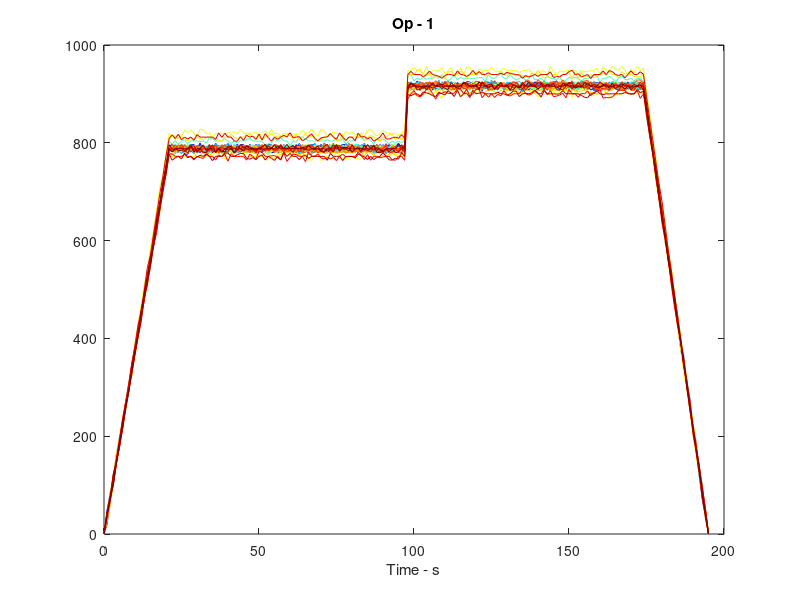
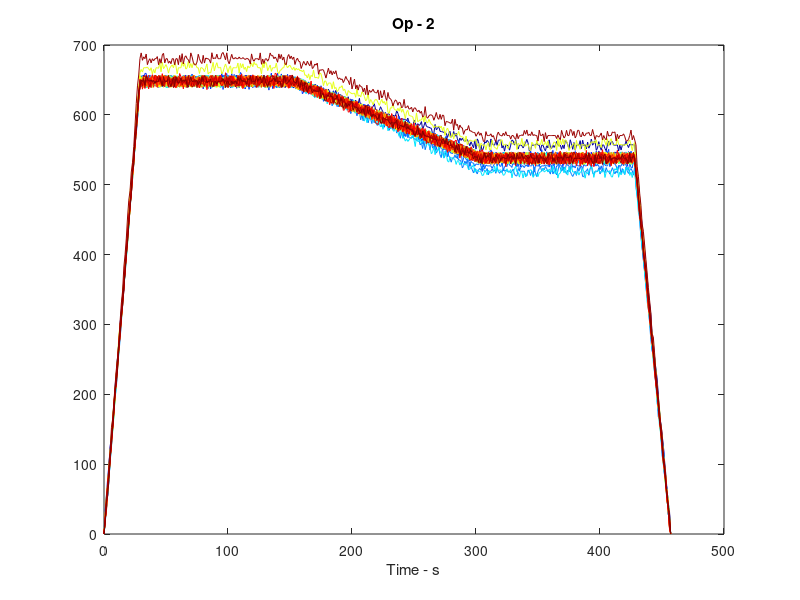
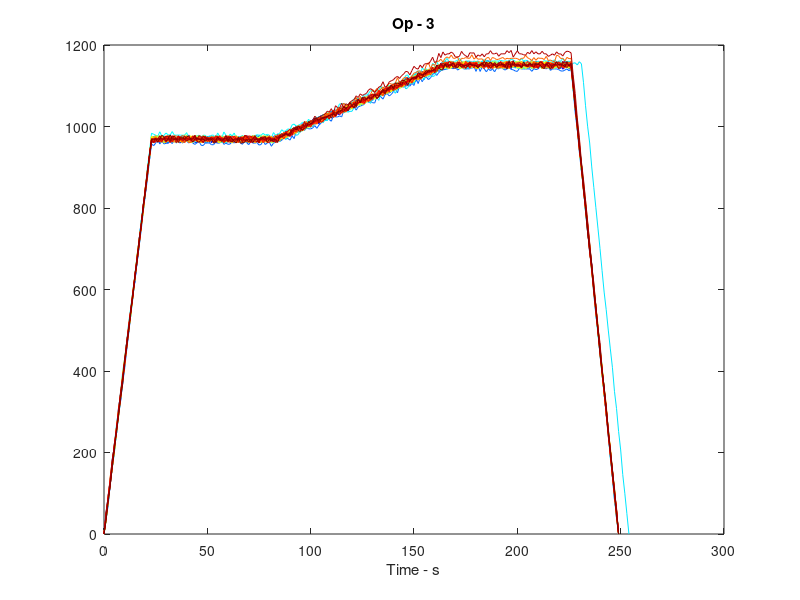
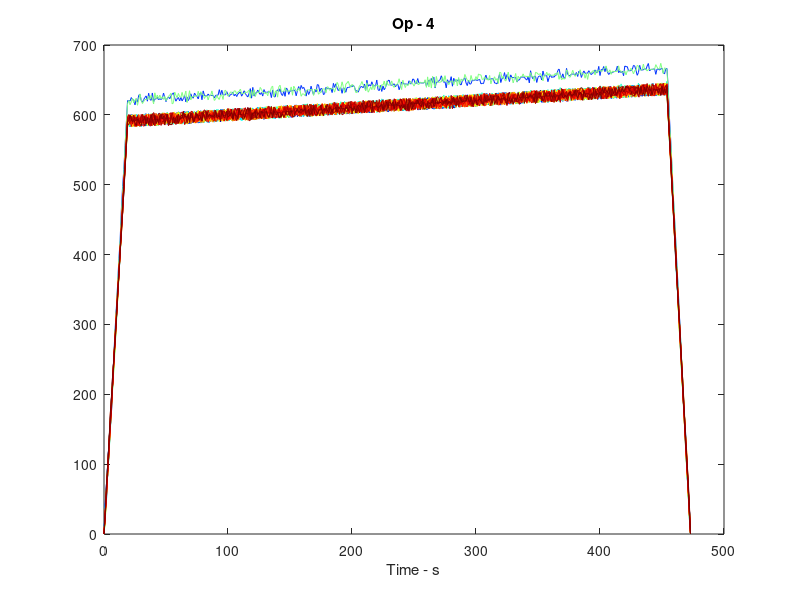

These charts were generated, in order, by the following MATLAB code:
clear all
close all
clc
%%
periodos=40;
ops=6;
time_op=[2*60,10*60];
mean_op=[100,1000];
amp_op=[50,100];
time_stop=[1*60,5*60];
updown=[10,30];
dt=1;

formas=[1:1:7]; % 0 plana, 1 ascendente, 2 descendente, 3 harmonico, 4 step up, 5 step down, 6 rampa down, 7 rampa down

op.form=randi([min(formas),max(formas)],ops,1);
op.dur=randi(time_op,ops,1);
op.mean=randi(mean_op,ops,1);
op.amp=randi(amp_op,ops,1);
op.stop=randi(time_stop,ops,1);
op.updown=randi(updown,ops,1);
% op.stop(1)=op.stop(1)+10*60;
pot_noise=randi([5,10],1);

tabla=zeros(ops*periodos,2);
[per_m,op_m]=meshgrid([1:1:periodos],[1:1:ops]);

tabla(:,1)=per_m(:);
tabla(:,2)=op_m(:);

%%
tic
for cont=1:length(tabla)    
    % parte de señal=0
    time_stop=[dt:dt:op.stop(tabla(cont,2))*randi([5,15],1)/10];    
    serie_stop= pot_noise*rand(size(time_stop)).*randi([-1,1],size(time_stop));
    
    % introducción de errores aleatorios
    % variación de duración
    t_mod=1;
    if rand>0.98 % 2% de OPs con variación
        t_mod=randi([95,105],1)/100; % variación entre 95 y 105 %
    end
    time_op=[dt:dt:op.dur(tabla(cont,2))*t_mod];
    
    % variación de valor medio
    mean_mod=1;
    if rand>0.9 % 10% de OPs con variación
        mean_mod=randi([95,105],1)/100; % variación entre 95 y 105 %
    end
    mean_op=op.mean(tabla(cont,2))*mean_mod;

    % variación de amplitud
    amp_mod=1;
    if rand>0.95 % 5% de OPs con variación
        amp_mod=randi([80,120],1)/100; % variación entre 80 y 120 %
    end
    amp_op=op.amp(tabla(cont,2))*amp_mod;
    
    % variación de amplitud de ruido
    mod_noise=1;
    if rand>0.95 % 5% de OPs con variación
        mod_noise=randi([110,150],1)/100; % variación entre 110 y 150 %
    end

    % variación de forma
    form_op=op.form(tabla(cont,2));
%     if rand>0.98 % 2% de OPs con variación
%         form_op=randi([min(formas),max(formas)],1,1);
%     end

    % calculo de valores para las series en función de su forma
    switch form_op
        case 0
            serie_op=mean_op*ones(size(time_op))+pot_noise*mod_noise*rand(size(time_op)).*randi([-1,1],size(time_op));
        case 1            
            serie_op=linspace(mean_op,mean_op+amp_op,(length(time_op)))+pot_noise*mod_noise*rand(size(time_op)).*randi([-1,1],size(time_op));
        case 2
            serie_op=linspace(mean_op,mean_op-amp_op,(length(time_op)))+pot_noise*mod_noise*rand(size(time_op)).*randi([-1,1],size(time_op));
        case 3
            serie_op=mean_op+amp_op*cos(time_op/max(time_op)*5)+pot_noise*mod_noise*rand(size(time_op)).*randi([-1,1],size(time_op));
        case 4
            serie_op=[mean_op*ones(1,ceil(length(time_op)/2)),(mean_op+2*amp_op)*ones(1,floor(length(time_op)/2))]+pot_noise*mod_noise*rand(size(time_op)).*randi([-1,1],size(time_op)); %+10*rand(size(time_op)).*randi([-1,1],size(time_op));
        case 5
            serie_op=[mean_op*ones(1,ceil(length(time_op)/2)),(mean_op-2*amp_op)*ones(1,floor(length(time_op)/2))]+pot_noise*mod_noise*rand(size(time_op)).*randi([-1,1],size(time_op)); %+10*rand(size(time_op)).*randi([-1,1],size(time_op));
        case 6
            tp=[floor(length(time_op)/3),floor(2*length(time_op)/3),length(time_op)];
            serie_op=[mean_op*linspace(1,1,tp(1)),linspace(mean_op,mean_op-2*amp_op,tp(2)-tp(1)),(mean_op-2*amp_op)*linspace(1,1,(tp(3))-tp(2))]+pot_noise*mod_noise*rand(size(time_op)).*randi([-1,1],size(time_op));
        case 7
            tp=[floor(length(time_op)/3),floor(2*length(time_op)/3),length(time_op)];
            serie_op=[mean_op*linspace(1,1,tp(1)),linspace(mean_op,mean_op+2*amp_op,tp(2)-tp(1)),(mean_op+2*amp_op)*linspace(1,1,(tp(3))-tp(2))]+pot_noise*mod_noise*rand(size(time_op)).*randi([-1,1],size(time_op));
    end

    % rampas de inicio/final
    serie_op(1:op.updown(tabla(cont,2))/dt)=serie_op(1:op.updown(tabla(cont,2))/dt)-linspace(serie_op(1),0,op.updown(tabla(cont,2))/dt);
    serie_op(length(time_op)-op.updown(tabla(cont,2))/dt+1:length(time_op))=serie_op(length(time_op)-op.updown(tabla(cont,2))/dt+1:length(time_op))-linspace(0,serie_op(length(time_op)),op.updown(tabla(cont,2))/dt);
    
    % guardado de vectores de tiempo, serie e identificadores de periodo y OP
    if cont==1
        time_op=time_op+time_stop(end);
        time=[time_stop,time_op];
        serie=[serie_stop,serie_op];
        f_periodo=tabla(cont,1)*ones(size([serie_stop,time_op]));
        f_op=[zeros(size(serie_stop)),tabla(cont,2)*ones(size(time_op))];
    else
        time_stop=time_stop+time(end);
        time_op=time_op+time_stop(end);
        time=[time,time_stop,time_op];
        serie=[serie,serie_stop,serie_op];
        f_periodo=[f_periodo,tabla(cont,1)*ones(size([serie_stop,time_op]))];
        f_op=[f_op,[zeros(size(serie_stop)),tabla(cont,2)*ones(size(time_op))]];
    end
end
t_serie=toc
%%
% tic
% figure
% plot(time,serie)
% 
% figure
% for cont=1:periodos
%     id=find(f_periodo==cont);
%     plot(time(id),serie(id))
%     hold on
% end
% t_plot1=toc
% tic
% colores=jet(ops);
% for cont=1:ops
%     id=find(f_op==cont);
%     plot(time(id),serie(id),'.','color',colores(cont,:))
%     hold on
% end
% t_plot2=toc
%%
tic
for cont_op=1:ops
    colores=jet(periodos);
    figure
    for cont=1:periodos
        id1=find(f_periodo==cont);
        id2=find(f_op==cont_op);
        id=intersect(id1,id2);
        plot(time(id)-min(time(id)),serie(id),'color',colores(cont,:))
        hold on
    end
    title(['Op - ' num2str(cont_op)])
    xlabel('Time - s')    
end
t_plot_ops=toc

